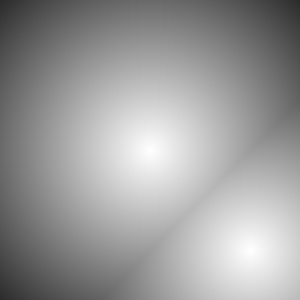
#> input picture IMGS/generated.jpg, 300 x 300 px; its folder holds 5 pictures in this run
$ python heightpoints.py   (older library calls are emulated)
#> lines starting #> are read from the running program, lines starting #| are printed output that depends on the picture
### main.py
import cv2 as cv
import numpy as np
import math
#import matplotlib.pxplot as plot

def getImgGrayscale(url):
    return cv.imread(url, 0).astype(np.float)

def createImg(width, height):
    return np.zeros((height, width, 1), dtype="float")

def sqr(val):
    return pow(val, 2)

def xor(bool1, bool2):
    return bool1 ^ bool2


def addNeumannBorder(img, size):
    return cv.copyMakeBorder(img, size, size, size, size, cv.BORDER_REPLICATE)

# [4 lines left out: function scale0to250, not called in this run]

def hessian(img):
    width = np.size(img, 0)
    height = np.size(img, 1)
    hessianM = {}
    for y in range(1, width - 2):
        for x in range(1, height - 2):
            d2fdy = img[y+1, x] - 2*img[y,x] + img[y-1,x]
            d2fdx = img[y, x+1] - 2*img[y,x] + img[y,x-1]
            d2fdydx = (img[y+1, x+1] + img[y-1, x-1] - img[y+1, x-1] - img[y-1, x+1])/4.0
            value = np.zeros((2, 2))
            value[0, 0] = d2fdx
            value[0, 1] = d2fdydx
            value[1, 0] = d2fdydx
            value[1, 1] = d2fdy
            hessianM[(y, x)] = value

    return hessianM


def getEigenValues(mat2x2):
    return np.linalg.eigvals(mat2x2)


def gradient(src):
    width = np.size(src, 0)
    height = np.size(src, 1)
    #gy = np.zeros((width, height))
    gy = createImg(height, width)
    gx = createImg(height, width)
    #gx = np.zeros((width, height))

    for y in range(1, width-2):
        for x in range(1, height-2):
            gx[y, x] = (float(src[y, x+1]) - float(src[y, x-1]))/2.0
            gy[y, x] = (float(src[y + 1, x]) - float(src[y - 1, x])) / 2.0
            #if abs(gy[x,y]) <= 0.5 or abs(gx[x,y]) <= 0.5:
                #print(str(src[x+1, y]) + "-" + str(src[x-1, y]))
                #print(str(src[x, y+1]) + "-" + str(src[x, y-1]))

    return gx, gy


# [10 lines left out: function magnitude, not called in this run]


def sqr_magnitude(gy, gx):
    width = np.size(gy, 0)
    height = np.size(gy, 1)
    res = gy.copy()

    for y in range(1, width - 2):
        for x in range(1, height - 2):
            res[y, x] = sqr(gy[y, x]) + sqr(gx[y, x])

    return res


def almostEqual(v1, v2):
    if abs(v2 - v1) <= 0.00000000001:
        return True
    return False


def areLinearlyDependant(val1y, val2y, val1x, val2x):

    if val2y == 0 or val2x == 0:
        if val1y == 0 and val1x == 0 and val2y == 0 and val2x == 0:
            return 0
    elif almostEqual(-val1y / val2y, -val1x/val2x):
        if includeNulLambda or not(almostEqual(-val1y / val2y, 0)):
            return 2

    if val1y == 0 or val1x == 0:
        if val2y == 0 and val2x == 0 and val1y == 0 and val1x == 0:
            return 1
    elif almostEqual(-val2y / val1y, -val2x / val1x):
        if includeNulLambda or not(almostEqual(-val2y / val1y, 0)):
            return 2
    return -1


def getABCvalues(hessian):
    a = hessian[0, 0]
    b = hessian[0, 1]
    c = hessian[1, 1]

    return a, b, c

def isLambdaLinear(hessian, iGx, iGy):
    a, b, c = getABCvalues(hessian)
    if not(almostEqual(iGx, 0)) and not(almostEqual(iGy, 0)):
        lambda1 = (a*iGx + b*iGy)/iGx
        lambda2 = (b*iGx + c*iGy)/iGy

        if almostEqual(lambda1, lambda2):
            return True

    elif (almostEqual(iGy, 0) and not(almostEqual(iGx, 0))) or (almostEqual(iGx, 0) and not(almostEqual(iGy, 0))):
        return almostEqual(b*(iGy+iGx), 0)

    else:
        return True

    return False


def getJacobi(f, g):
    width = np.size(f, 0)
    height = np.size(f, 1)
    res = list()
    resZeroG = list()
    resZeroSGM = list()

    fy, fx = gradient(f)
    gy, gx = gradient(g)
    for y in range(1, width - 2):
        for x in range(1, height - 2):
            linearity = areLinearlyDependant(fy[y, x], gy[y, x], fx[y, x], gx[y, x])
            if linearity == 2:
                res.append([y, x])

            if linearity == 1:
                resZeroG.append([y, x])

            if linearity == 0:
                resZeroSGM.append([y, x])

    return res, resZeroG, resZeroSGM


def pointsOnImg(src, pointlist, pointlistG, pointlistSGM):
    res = src.copy()
    for pt in pointlist:
        cv.circle(res, (pt[0], pt[1]), 2, (0,0,255),-1)

    if enableZeroG:
        for pt in pointlistG:
            cv.circle(res, (pt[0], pt[1]), 2, (0, 255, 0), -1)

        for pt in pointlistSGM:
            cv.circle(res, (pt[0], pt[1]), 2, (255, 0, 0), -1)

    return res


def computeCritical(listImg):
    for imgPath in listImg:
        print("Starting computation for "+imgPath)
        img = getImgGrayscale(path+imgPath)
        orig = cv.imread(path+imgPath)
        img = addNeumannBorder(img, 1)
        iGy, iGx = gradient(img)
        #iGm = magnitude(iGy, iGx)

        gfunc = sqr_magnitude(iGy, iGx)

        jacoList, jacoZeroG, jacoZeroSGM = getJacobi(img, gfunc)
        jMars = pointsOnImg(orig, jacoList, jacoZeroG, jacoZeroSGM)
        cv.imwrite(path+"cmp_criticals_"+imgPath, jMars)
        #cv.imwrite(path+"gray_"+imgPath, img)
        print(imgPath+" complete !")


def _main():
    global path
    global enableZeroG
    global includeNulLambda
    #path = "/home/sebastien/Documents/MUNI/IMGS/RV-Graph/"
    path = "./IMGS/"

    enableZeroG = False;
    includeNulLambda = True;

    imglist = ["generated.jpg"]
    #imglist.append("gray_binary_fingerprint.jpg")
    #imglist.append("gray_earth.jpg")
    #imglist.append("gray_brain.jpg")

    computeCritical(imglist)
#> in computeCritical, orig is the input picture: shape (300, 300, 3); min 43, max 255, mean 155.4
#> in gradient, `width = np.size(src, 0)`: width = 302
#> in gradient, `gy = createImg(height, width)`: gy: shape (302, 302, 1) float64; every value is 0
#> after the loop in gradient, `for y in range(1, width-2):`:
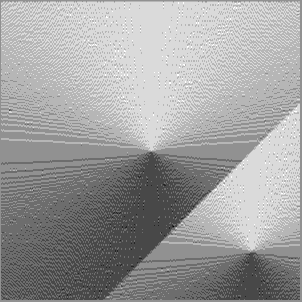
#> gy: shape (302, 302, 1) float64; min -2, max 1.5, mean 0.182; drawn with min black and max white
#> after the loop in sqr_magnitude, `for y in range(1, width - 2):`:
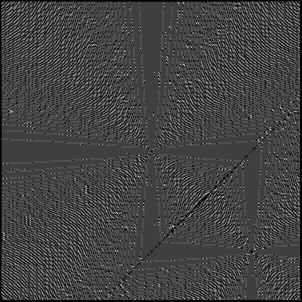
#> res: shape (302, 302, 1) float64; min 0, max 4, mean 1.06; drawn with min black and max white
#> after the loop in gradient (call 3), `for y in range(1, width-2):`:
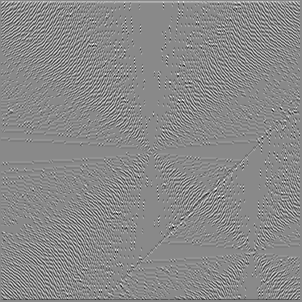
#> gy: shape (302, 302, 1) float64; min -1.75, max 1.5, mean 0.00108; drawn with min black and max white
#> after the loop in getJacobi, `for y in range(1, width - 2):`: res = 19451 pairs, first value 1 to 299, second value 1 to 299; resZeroG = []; resZeroSGM = [[151, 151], [189, 213], [196, 206], [218, 184], [241, 161]]
#> in computeCritical, `jacoList, jacoZeroG, jacoZeroSGM = getJacobi(img, gfunc)`: jacoList has the same summary as res in getJacobi; jacoZeroG = []; jacoZeroSGM has the same summary as resZeroSGM in getJacobi
#> the loop in pointsOnImg, `for pt in pointlist:` made 19451 passes
#> pt on passes 1 to 3: [1, 268], [1, 299], [2, 6]
#> after the loop in pointsOnImg, `for pt in pointlist:`:
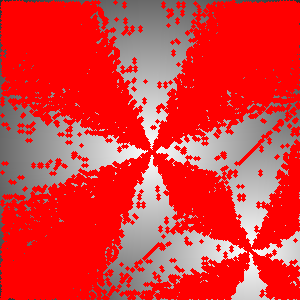
#> res: shape (300, 300, 3); mean B, G, R 57.3, 57.3, 224.1
    #cv.waitKey(0)
    #cv.destroyAllWindows()


_main()

### heightpoints.py
import cv2 as cv
import numpy as np
import math
from main import *

def getHeightPointsList(img):
    iGx, iGy = gradient(img)
    resHeight = list()

    width = np.size(img, 0)
    height = np.size(img, 1)

    hessianMatrix = hessian(img)

    for y in range(1, width - 2):
        for x in range(1, height - 2):
            if not(almostEqual(iGx[y, x], 0)) or not(almostEqual(iGy[y,x], 0)):
                ev = getEigenValues(hessianMatrix[(y, x)])
                if not(almostEqual(ev[0], 0) or almostEqual(ev[1], 0) or almostEqual(ev[0], ev[1])):
                    print(ev)
                    if isLambdaLinear(hessianMatrix[(y, x)], iGx[y, x], iGy[y,x]):
                        resHeight.append((y, x))
    return resHeight

def computeHeightPoints(listImg):
    for imgPath in listImg:
        print("Starting height point computation for "+imgPath)
        img = getImgGrayscale(path+imgPath)
        orig = cv.imread(path+imgPath)
        hList = getHeightPointsList(img)
#> in gradient (call 4), `width = np.size(src, 0)`: width = 300
#> in gradient (call 4), `gy = createImg(height, width)`: gy: shape (300, 300, 1) float64; every value is 0
#> after the loop in gradient (call 4), `for y in range(1, width-2):`:
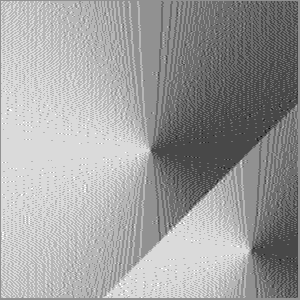
#> gx: shape (300, 300, 1) float64; min -2, max 1.5, mean 0.184; drawn with min black and max white
#> after the loop in gradient (call 4), `for y in range(1, width-2):`:
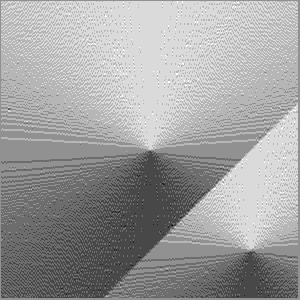
#> gy: shape (300, 300, 1) float64; min -2, max 1.5, mean 0.184; drawn with min black and max white
#> after the loop in hessian, `for y in range(1, width - 2):`: hessianM = 88209 items
#> the loop in getHeightPointsList, `for y in range(1, width - 2):` made 297 passes
        hpImg = pointsOnImg(orig, hList, list(), list())
#> the loop in pointsOnImg (call 2), `for pt in pointlist:` made 9766 passes
#> pt on passes 1 to 3: (1, 3), (1, 4), (1, 6)
#> after the loop in pointsOnImg (call 2), `for pt in pointlist:`:
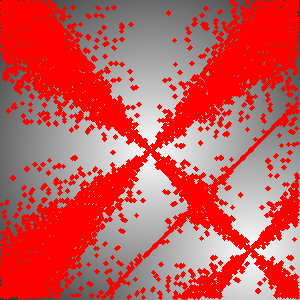
#> res: shape (300, 300, 3); mean B, G, R 88.9, 88.9, 204.5
        cv.imwrite(path+"hpts_"+imgPath, hpImg)
        print(imgPath+" complete !")


def _main():
    global path
    path = "./IMGS/"
    imglist = []
    #imglist.append("ellipses_generated_rotated90.jpg")
    #imglist.append("ellipses_generated.jpg")
    imglist.append("generated.jpg")
    # [4 lines of commented-out code are left out]
    computeHeightPoints(imglist)


_main()
